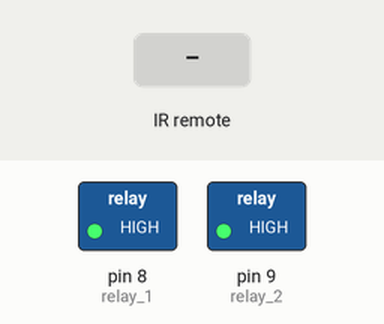
Recording of a sketch running on a simulated Arduino Uno, built with avr-gcc and run on an emulated ATmega328P. Parts: switched loads named in the sketch (green lamp = pin HIGH). Inputs (shaded band) come from the test bench.

Above: at 1.2 s.
1.3 s: infrared code 0xF30CFF00 received
At 2.5 s:
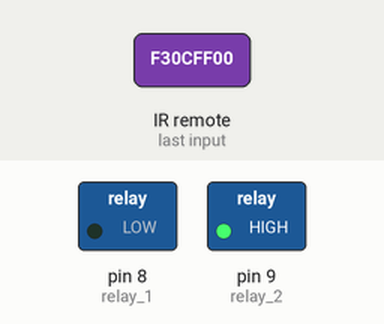
2.8 s: infrared code 0xE718FF00 received
At 3.6 s:
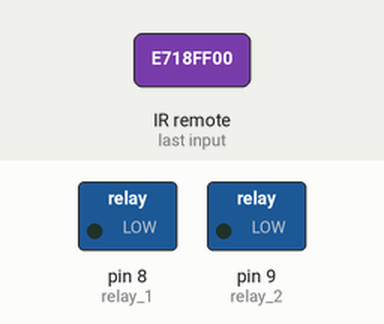
4.3 s: infrared code 0xF30CFF00 received
At 4.8 s:
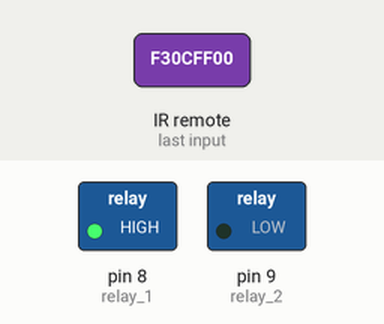
5.8 s: infrared code 0xE916FF00 received
At 7.0 s:
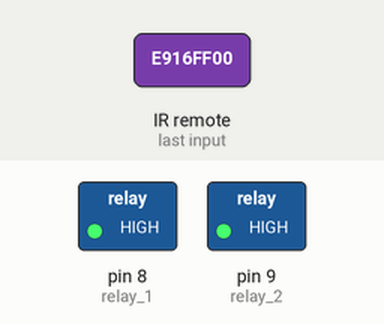
7.3 s: infrared code 0xF708FF00 received
At 8.3 s:
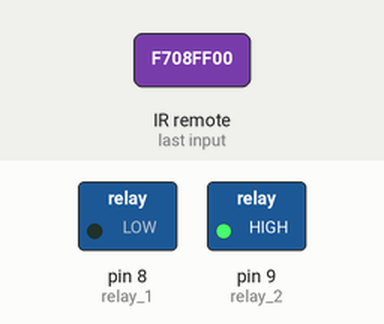
Timing chart, 0 to 9.8 s (numbered marks = the images above; inputs shaded):
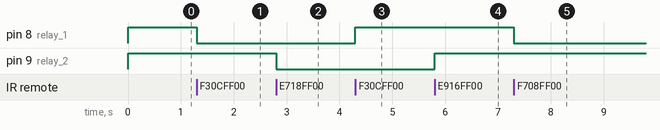

Measured:
- after the input at 1.3 s, pin 8 (relay_1): HIGH → LOW at once
- after the input at 2.8 s, pin 9 (relay_2): HIGH → LOW at once
- after the input at 4.3 s, pin 8 (relay_1): LOW → HIGH at once
- after the input at 5.8 s, pin 9 (relay_2): LOW → HIGH at once
- after the input at 7.3 s, pin 8 (relay_1): HIGH → LOW at once

The sketch:

rfan.ino
```cpp
// ----- LIBRARIES IMPORTATION-----
#include <IRremote.hpp>

// ----- PINS DEFINITION -----
#define IR_pin 7
#define relay_1 8
#define relay_2 9

// ----- RELAYS STATES -----
bool relay_1_state = true;
bool relay_2_state = true;

// ----- TIMERS -----
bool relay_1_timer_state = false;
bool relay_2_timer_state = false;
unsigned long previous_relay_1 = 0;
unsigned long previous_relay_2 = 0;
unsigned long time_relay_1 = 0;
unsigned long time_relay_2 = 0;

// ----- SETUP -----
void setup () {
  Serial.begin(9600);
  IrReceiver.begin(IR_pin, ENABLE_LED_FEEDBACK);
  pinMode(relay_1, OUTPUT);
  pinMode(relay_2, OUTPUT);
  digitalWrite(relay_1, HIGH);
  digitalWrite(relay_2, HIGH);
}

// ----- TIMER SETTING -----
void Set_Timer (unsigned long time, int relay) {
  if (relay == 1) {
    digitalWrite(relay_1, LOW);
    time_relay_1 = time;
    previous_relay_1 = millis();
    relay_1_timer_state = true;
  }

  if (relay == 2) {
    digitalWrite(relay_2, LOW);
    time_relay_2 = time;
    previous_relay_2 = millis();
    relay_2_timer_state = true;
  }
}

// ----- MAIN LOOP -----
void loop () {
  if (relay_1_timer_state && (millis() - previous_relay_1 >= time_relay_1)) {
    digitalWrite(relay_1, HIGH);
    relay_1_timer_state = false;
  }

  if (relay_2_timer_state && (millis() - previous_relay_2 >= time_relay_2)) {
    digitalWrite(relay_2, HIGH);
    relay_2_timer_state = false;
  }

  if (IrReceiver.decode()) {
    switch (IrReceiver.decodedIRData.decodedRawData) {
      case 0xE916FF00  :
        digitalWrite(relay_1, HIGH);
        digitalWrite(relay_2, HIGH);

        relay_1_timer_state = false;
        relay_2_timer_state = false;

        relay_1_state = true;
        relay_2_state = true;
      break;

      case 0xF30CFF00 :
        digitalWrite(relay_1, relay_1_state ? LOW : HIGH);
        relay_1_state = !relay_1_state;
      break;

      case 0xE718FF00  :
        digitalWrite(relay_2, relay_2_state ? LOW : HIGH);
        relay_2_state = !relay_2_state;
      break;

      case 0xF708FF00  :
        if (!relay_1_timer_state) {
          Set_Timer(1800000, 1);
        }
      break;

      case 0xE31CFF00  :
        if (!relay_1_timer_state) {
          Set_Timer(3600000, 1);
        }
      break;

      case 0xA55AFF00  :
        if (!relay_1_timer_state) {
          Set_Timer(7200000, 1);
        }
      break;

      case 0xBD42FF00  :
        if (!relay_2_timer_state) {
          Set_Timer(1800000, 2);
        }
      break;

      case 0xAD52FF00  :
        if (!relay_2_timer_state) {
          Set_Timer(3600000, 2);
        }
      break;

      case 0xB54AFF00  :
        if (!relay_2_timer_state) {
          Set_Timer(7200000, 2);
        }
      break;
    }
  }

  IrReceiver.resume();
}
```
